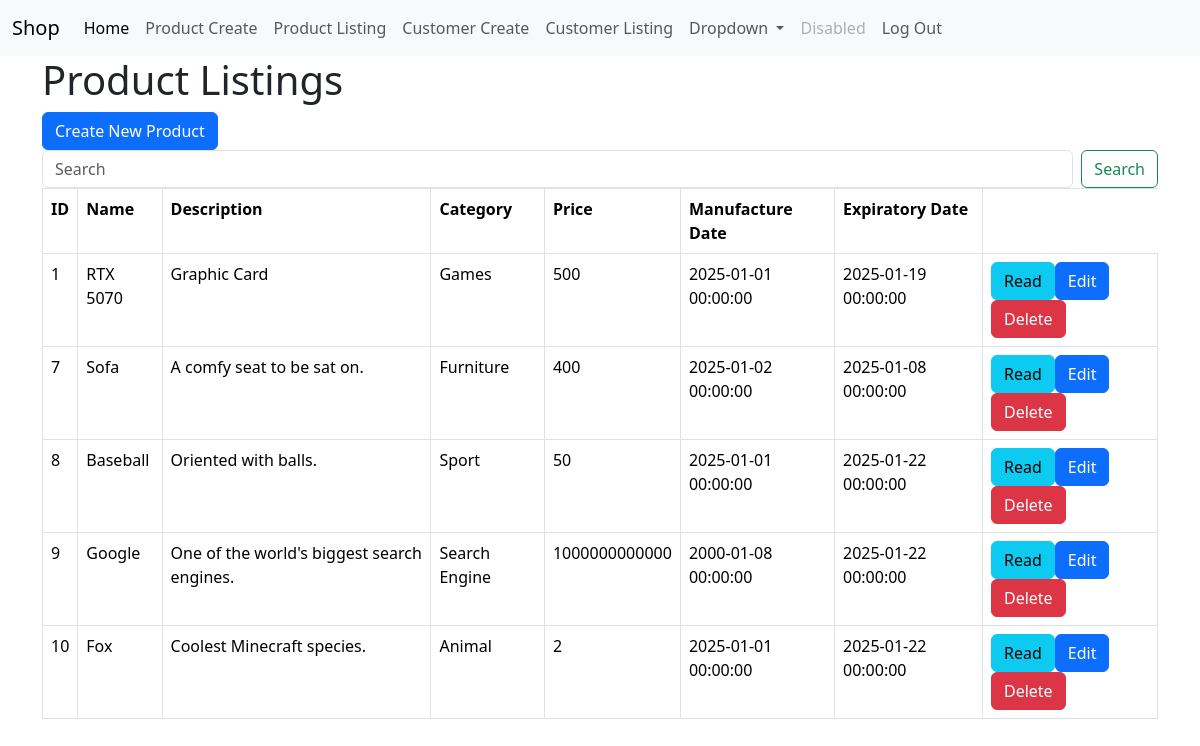
Page /product_listing.php (signed in) on the earlier database version.
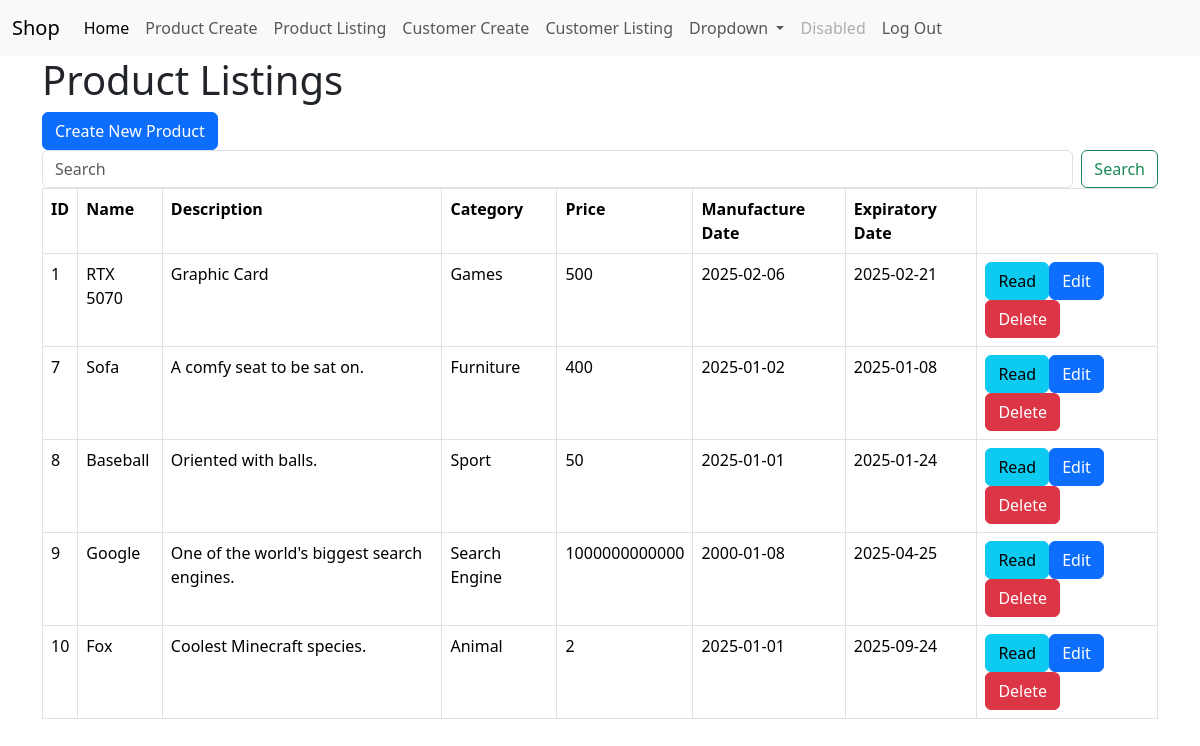
Same page on the later database version.
### tables this page shows
CREATE TABLE IF NOT EXISTS `products` (
  `id` int NOT NULL AUTO_INCREMENT,
  `name` varchar(50) NOT NULL,
  `description` text NOT NULL,
  `product_cat` int NOT NULL,
  `price` double NOT NULL,
  `manufacture_date` date NOT NULL,
  `expired_date` date NOT NULL,
  `created` datetime NOT NULL,
  `modified` timestamp NOT NULL,
  PRIMARY KEY (`id`)
);

CREATE TABLE IF NOT EXISTS `product_cat` (
  `product_cat_id` int NOT NULL AUTO_INCREMENT,
  `product_cat_name` varchar(50) NOT NULL,
  `product_cat_description` text NOT NULL,
  PRIMARY KEY (`product_cat_id`)
);

### product_listing.php (the view, shortened to what this page needs)
<!DOCTYPE HTML>
<html>
<?php
include 'menu.php';
?>
<head>
    <link href="https://cdn.jsdelivr.net/npm/bootstrap@5.3.3/dist/css/bootstrap.min.css" rel="stylesheet">
</head>
<body>
    <div class="container">
        <div class="page-header">
            <h1>Product Listings</h1>
        </div>
        <?php
        include 'config/database.php';
        $query = "SELECT id, name, description, price, product_cat_name, created, modified, manufacture_date, expired_date FROM products
        INNER JOIN product_cat ON products.product_cat = product_cat.product_cat_id ORDER BY id ASC";
        $stmt = $con->prepare($query);
        $stmt->execute();
        $num = $stmt->rowCount();
        echo "<a href='product_create.php' class='btn btn-primary m-b-1em'>Create New Product</a>";
        ?>
        <form action='<?php echo htmlspecialchars($_SERVER["PHP_SELF"]); ?>' class="d-flex" role="search" method="post">
            <input class="form-control me-2" type="search" placeholder="Search" aria-label="Search" name="name">
            <button class="btn btn-outline-success" type="submit">Search</button>
        </form>
        <?php
        if ($num > 0) {
            echo "<table class='table table-hover table-responsive table-bordered'>";
            echo "<tr>";
            echo "<th>ID</th>";
            echo "<th>Name</th>";
            echo "<th>Description</th>";
            echo "<th>Category";
            echo "<th>Price</th>";
            echo "<th>Manufacture Date</th>";
            echo "<th>Expiratory Date</th>";
            echo "</tr>";
            while ($row = $stmt->fetch(PDO::FETCH_ASSOC)) {
                extract($row);
                echo "<tr>";
                echo "<td>{$id}</td>";
                echo "<td>{$name}</td>";
                echo "<td>{$description}</td>";
                echo "<td>{$product_cat_name}</td>";
                echo "<td>{$price}</td>";
                echo "<td>{$manufacture_date}</td>";
                echo "<td>{$expired_date}</td>";
                echo "<td>";
                echo "<a href='product_details.php?id={$id}' class='btn btn-info m-r-1em'>Read</a>";
                echo "<a href='product_update.php?id={$id}' class='btn btn-primary m-r-1em'>Edit</a>";
                echo "<a href='#' onclick='delete_user({$id});'  class='btn btn-danger'>Delete</a>";
                echo "</td>";
                echo "</tr>";
            }
            echo "</table>";
        }
        else {
            echo "<div class='alert alert-danger'>No records found.</div>";
        }
        ?>
    </div>
</body>
</html>

### menu.php (shortened to what this page needs)
<link href="https://cdn.jsdelivr.net/npm/bootstrap@5.3.3/dist/css/bootstrap.min.css" rel="stylesheet">
<nav class="navbar navbar-expand-lg bg-body-tertiary">
  <div class="container-fluid">
    <a class="navbar-brand" href="#">Shop</a>
    <div class="collapse navbar-collapse" id="navbarSupportedContent">
      <ul class="navbar-nav me-auto mb-2 mb-lg-0">
        <li class="nav-item">
          <a class="nav-link active" aria-current="page" href="#">Home</a>
        </li>
        <li class="nav-item">
          <a class="nav-link" href="product_create.php">Product Create</a>
        </li>
        <li class="nav-item">
          <a class="nav-link" href="product_listing.php">Product Listing</a>
        </li>
        <li class="nav-item">
          <a class="nav-link" href="customer_create.php">Customer Create</a>
        </li>
        <li class="nav-item">
          <a class="nav-link" href="customer_listing.php">Customer Listing</a>
        </li>
        <li class="nav-item dropdown">
          <a class="nav-link dropdown-toggle" href="#" role="button" data-bs-toggle="dropdown" aria-expanded="false">
            Dropdown
          </a>
        </li>
        <li class="nav-item">
          <a class="nav-link disabled" aria-disabled="true">Disabled</a>
        </li>
        <li class="nav-item">
          <a class="nav-link" href="login_out.php">Log Out</a>
        </li>
      </ul>
    </div>
  </div>
</nav>

Differences in the rows shown:
changed products "RTX 5070": manufacture_date "2025-01-01 00:00:00" → "2025-02-06"; expired_date "2025-01-19 00:00:00" → "2025-02-21"
changed products "Sofa": manufacture_date "2025-01-02 00:00:00" → "2025-01-02"; expired_date "2025-01-08 00:00:00" → "2025-01-08"
changed products "Baseball": manufacture_date "2025-01-01 00:00:00" → "2025-01-01"; expired_date "2025-01-22 00:00:00" → "2025-01-24"
changed products "Google": manufacture_date "2000-01-08 00:00:00" → "2000-01-08"; expired_date "2025-01-22 00:00:00" → "2025-04-25"
changed products "Fox": manufacture_date "2025-01-01 00:00:00" → "2025-01-01"; expired_date "2025-01-22 00:00:00" → "2025-09-24"
